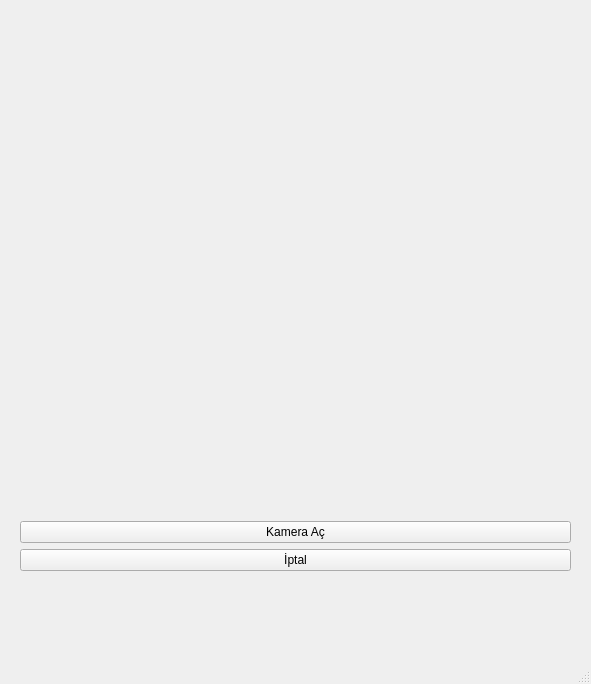
<?xml version="1.0" encoding="UTF-8"?>
<ui version="4.0">
 <class>MainWindow</class>
 <widget class="QMainWindow" name="MainWindow">
  <property name="geometry">
   <rect>
    <x>0</x>
    <y>0</y>
    <width>591</width>
    <height>684</height>
   </rect>
  </property>
  <property name="windowTitle">
   <string>Kamera</string>
  </property>
  <widget class="QWidget" name="centralwidget">
   <widget class="QWidget" name="gridLayoutWidget">
    <property name="geometry">
     <rect>
      <x>20</x>
      <y>10</y>
      <width>551</width>
      <height>561</height>
     </rect>
    </property>
    <layout class="QGridLayout" name="gridLayout">
     <item row="2" column="0">
      <widget class="QPushButton" name="btKapat">
       <property name="text">
        <string>İptal</string>
       </property>
      </widget>
     </item>
     <item row="0" column="0">
      <widget class="QLabel" name="lblCam">
       <property name="text">
        <string/>
       </property>
      </widget>
     </item>
     <item row="1" column="0">
      <widget class="QPushButton" name="btAc">
       <property name="text">
        <string>Kamera Aç</string>
       </property>
      </widget>
     </item>
    </layout>
   </widget>
  </widget>
  <widget class="QMenuBar" name="menubar">
   <property name="geometry">
    <rect>
     <x>0</x>
     <y>0</y>
     <width>591</width>
     <height>21</height>
    </rect>
   </property>
  </widget>
  <widget class="QStatusBar" name="statusbar"/>
 </widget>
 <resources/>
 <connections/>
</ui>
